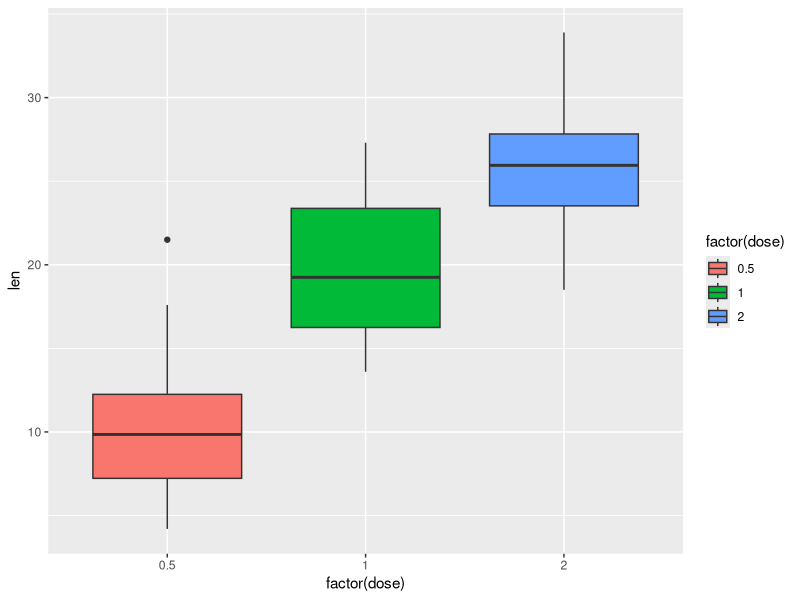
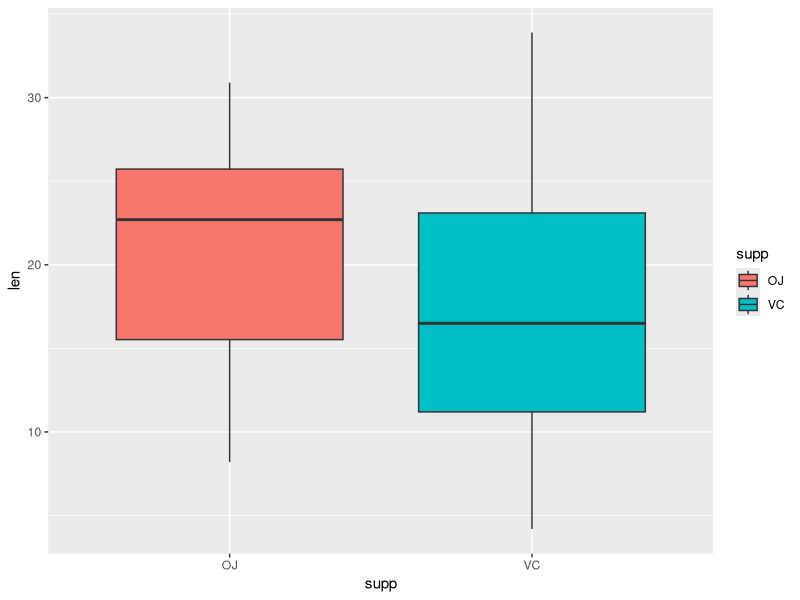
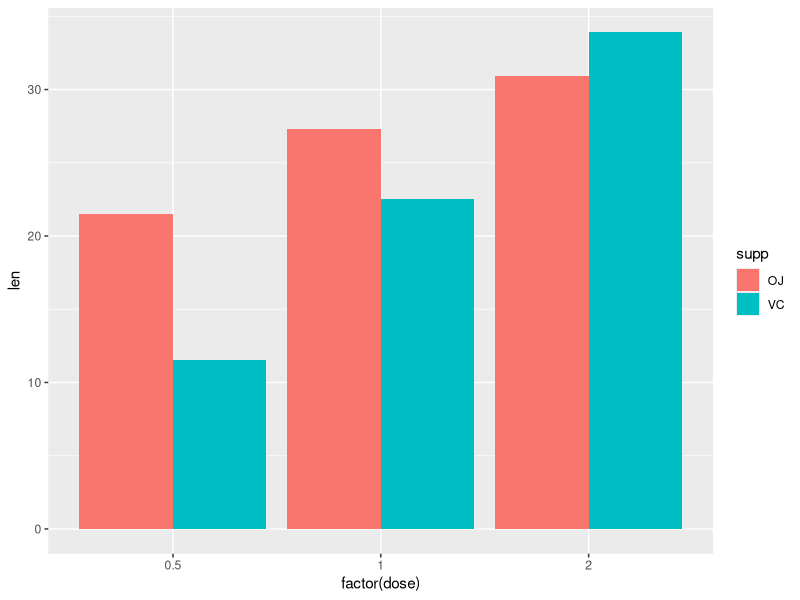

Here is the R script that generated these plots, in order:
## ---- chunk 1
knitr::opts_chunk$set(echo = TRUE)
## ---- chunk 2
library(ggplot2)
library(dplyr)
## ---- chunk 3
library(datasets)
data(ToothGrowth)
## ---- chunk 4
str(ToothGrowth)
## ---- chunk 5
table(ToothGrowth$supp, ToothGrowth$dose)
## ---- chunk 6
summary(ToothGrowth)
## ---- chunk 7
ggplot(ToothGrowth, aes(x = factor(dose), y = len, fill = factor(dose))) +
  geom_boxplot()
## ---- chunk 8
ggplot(ToothGrowth, aes(x = supp, y = len, fill = supp)) +
  geom_boxplot()
## ---- chunk 9
ggplot(ToothGrowth, aes(x=factor(dose), y=len, fill=supp)) + geom_bar(stat='identity', position='dodge')
## ---- chunk 10
t.test(ToothGrowth$len, ToothGrowth$dose, paired = F, var.equal = F)
## ---- chunk 11
t.test(ToothGrowth$len, ToothGrowth$dose, paired = F, var.equal = F)
